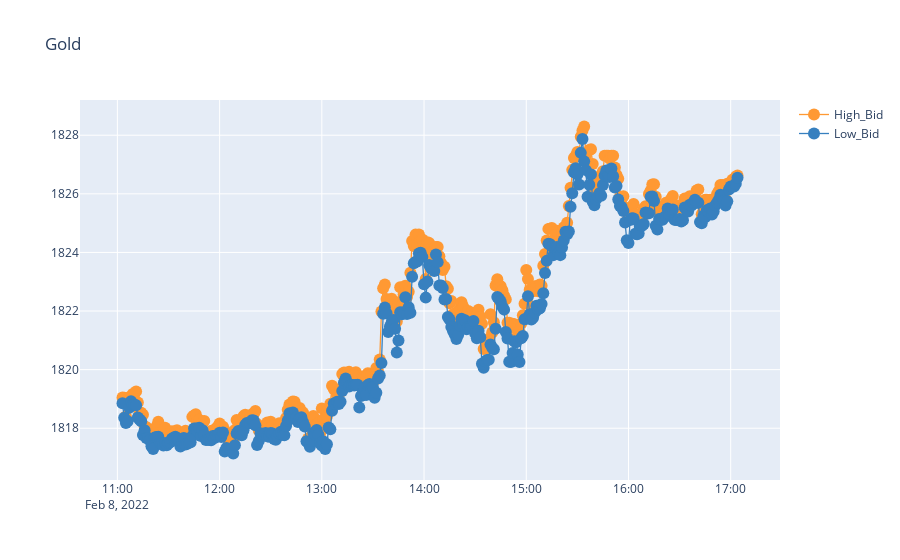

The cell this chart's notebook holds for it:
### Code cell
data.iloc[last_five_digits:sum_m,:][['High_Bid', 'Low_Bid', 'Local_time_T', 'Volume_Ask','Volume_Bid']].iplot(
                                                x='Local_time_T', y=['High_Bid', 'Low_Bid'], 
                                                mode='lines+markers', 
                                                xTitle='Date', yTitle='Price',
                                                layout=dict(
                            title='Gold',
                           
                            ))

### Figure 1 — Plotly figure (JSON) as saved in the notebook; plotly's stock layout.template omitted (floating-point values rounded to 4 significant figures; data arrays with more than 128 entries replaced by an {"elided": "..."} marker saying what was removed)
{"data": [{"line": {"color": "rgba(255, 153, 51, 1.0)", "dash": "solid", "shape": "linear", "width": 1.3}, "marker": {"size": 12, "symbol": "circle"}, "mode": "lines+markers", "name": "High_Bid", "text": "", "type": "scatter", "x": {"elided": "362 str values"}, "y": {"elided": "362 float values"}}, {"line": {"color": "rgba(55, 128, 191, 1.0)", "dash": "solid", "shape": "linear", "width": 1.3}, "marker": {"size": 12, "symbol": "circle"}, "mode": "lines+markers", "name": "Low_Bid", "text": "", "type": "scatter", "x": {"elided": "362 str values"}, "y": {"elided": "362 float values"}}], "layout": {"title": {"text": "Gold"}}}
